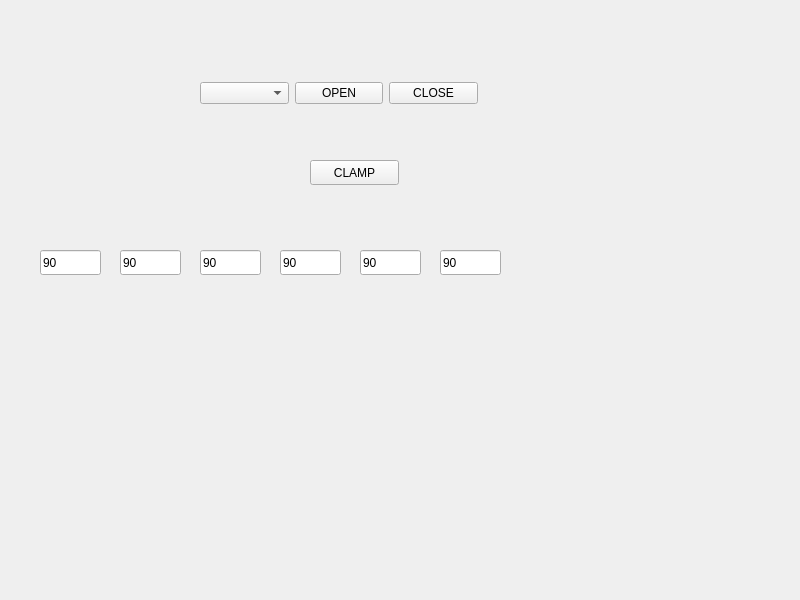
<?xml version="1.0" encoding="UTF-8"?>
<ui version="4.0">
 <class>main</class>
 <widget class="QWidget" name="main">
  <property name="geometry">
   <rect>
    <x>0</x>
    <y>0</y>
    <width>800</width>
    <height>600</height>
   </rect>
  </property>
  <property name="windowTitle">
   <string>main</string>
  </property>
  <widget class="QWidget" name="layoutWidget">
   <property name="geometry">
    <rect>
     <x>200</x>
     <y>80</y>
     <width>278</width>
     <height>27</height>
    </rect>
   </property>
   <layout class="QHBoxLayout" name="horizontalLayout">
    <item>
     <widget class="QComboBox" name="comL"/>
    </item>
    <item>
     <widget class="QPushButton" name="openButton">
      <property name="text">
       <string>OPEN</string>
      </property>
     </widget>
    </item>
    <item>
     <widget class="QPushButton" name="closeButton">
      <property name="text">
       <string>CLOSE</string>
      </property>
     </widget>
    </item>
   </layout>
  </widget>
  <widget class="QPushButton" name="clampButton">
   <property name="geometry">
    <rect>
     <x>310</x>
     <y>160</y>
     <width>89</width>
     <height>25</height>
    </rect>
   </property>
   <property name="text">
    <string>CLAMP</string>
   </property>
  </widget>
  <widget class="QLineEdit" name="servo_1_lineEdit">
   <property name="geometry">
    <rect>
     <x>40</x>
     <y>250</y>
     <width>61</width>
     <height>25</height>
    </rect>
   </property>
   <property name="text">
    <string>90</string>
   </property>
  </widget>
  <widget class="QLineEdit" name="servo_2_lineEdit">
   <property name="geometry">
    <rect>
     <x>120</x>
     <y>250</y>
     <width>61</width>
     <height>25</height>
    </rect>
   </property>
   <property name="text">
    <string>90</string>
   </property>
  </widget>
  <widget class="QLineEdit" name="servo_3_lineEdit">
   <property name="geometry">
    <rect>
     <x>200</x>
     <y>250</y>
     <width>61</width>
     <height>25</height>
    </rect>
   </property>
   <property name="text">
    <string>90</string>
   </property>
  </widget>
  <widget class="QLineEdit" name="servo_4_lineEdit">
   <property name="geometry">
    <rect>
     <x>280</x>
     <y>250</y>
     <width>61</width>
     <height>25</height>
    </rect>
   </property>
   <property name="text">
    <string>90</string>
   </property>
  </widget>
  <widget class="QLineEdit" name="servo_5_lineEdit">
   <property name="geometry">
    <rect>
     <x>360</x>
     <y>250</y>
     <width>61</width>
     <height>25</height>
    </rect>
   </property>
   <property name="text">
    <string>90</string>
   </property>
  </widget>
  <widget class="QLineEdit" name="servo_6_lineEdit">
   <property name="geometry">
    <rect>
     <x>440</x>
     <y>250</y>
     <width>61</width>
     <height>25</height>
    </rect>
   </property>
   <property name="text">
    <string>90</string>
   </property>
  </widget>
 </widget>
 <resources/>
 <connections/>
</ui>
